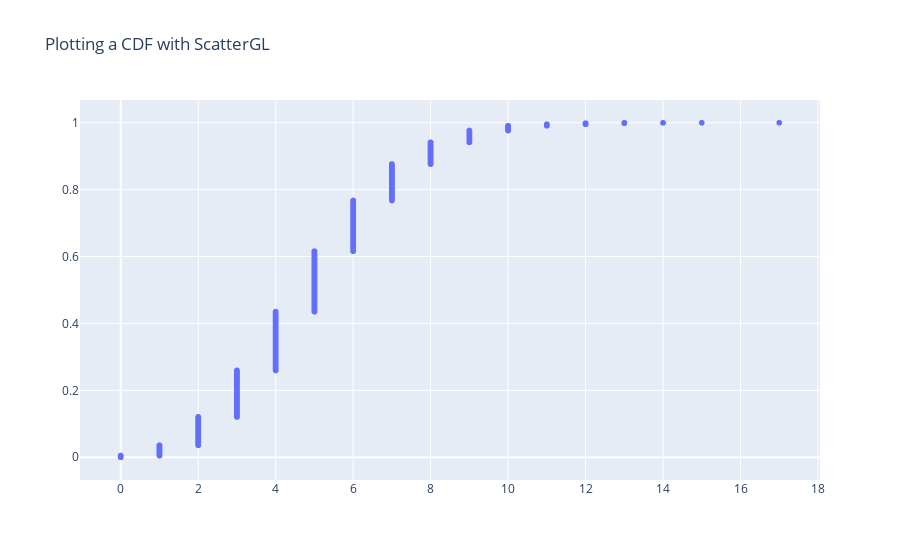

Notebook cell for this chart:
### Code cell
fig = go.Figure(
    data= go.Scattergl(x= x, y = y, mode='markers'),
    layout_title_text = "Plotting a CDF with ScatterGL"
)
fig.show()

### Figure 1 — Plotly figure (JSON) as saved in the notebook; plotly's stock layout.template omitted (floating-point values rounded to 4 significant figures; data arrays with more than 128 entries replaced by an {"elided": "..."} marker saying what was removed)
{"data": [{"mode": "markers", "type": "scattergl", "x": {"elided": "10000 int values"}, "y": {"elided": "10000 float values"}}], "layout": {"autosize": true, "title": {"text": "Plotting a CDF with ScatterGL"}, "xaxis": {"autorange": true, "range": [-1.042, 18.04], "type": "linear"}, "yaxis": {"autorange": true, "range": [-0.07314, 1.073], "type": "linear"}}}
